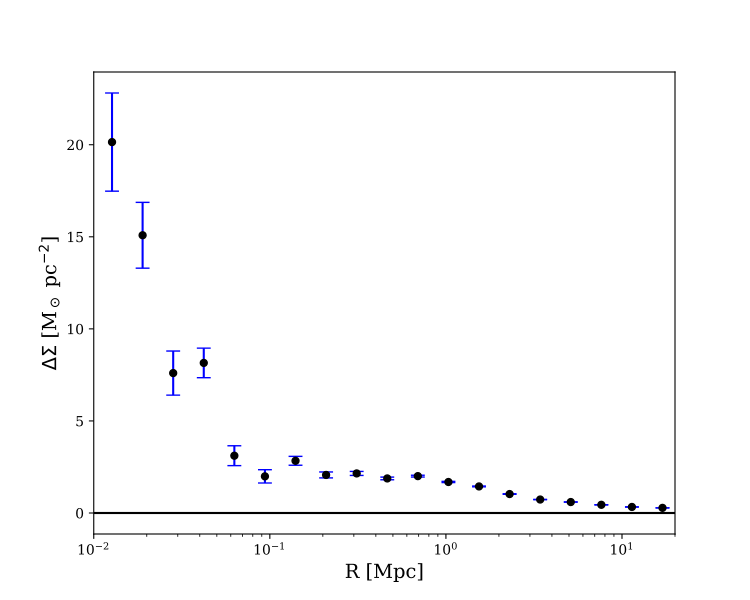

The script that drew this image:
import numpy as np
from astropy import units, constants
from scipy.interpolate import interp1d
from matplotlib import pyplot as plt
import scipy.integrate as integrate
import cosmology
plt.rcParams["font.family"] = "serif"

# H0=70  Omega_M = 0.3, physical units for R and DS
cosmo=cosmology.Cosmo(H0=70, omega_m = 0.3)

#DS profile
file = open("BolPlanck_r_DS_50.txt","r")
matrix=[[float(i) for i in line.split()] for line in file.readlines()]
lines=(np.array(matrix)).T
radius_mpc=lines[0]
DS=lines[1]
err_DS=[]
#Lens redshift
z_lens_min = 0.05
z_lens_max = 0.2
z_lens_mean = (z_lens_min+z_lens_max)/2
#Sources redshift
zs = 0.8
#cosmos = 1.64; HSC = 300
area_survey = 300
#Stellar mass range
Ms_min = 8
Ms_max = 9
#Source density in unit of galaxies/arcmin**2
source_d = 18
shape_noise = 0.28

#Stellar mass function from COSMOS2015
file = open("cosmos2015_dic2017_smf_z01-04_STY0.dat","r")
matrix=[[float(i) for i in line.split()] for line in file.readlines()]
lines=(np.array(matrix)).T
log_m=lines[0]
log_phi=lines[1]
log_phi_inf=lines[2]
log_phi_sup=lines[3]

SMF = interp1d(log_m, log_phi, kind=3)
x_SMF = np.linspace(0,13,10000)
Phi_interp1d = SMF(x_SMF)
SMF_new = interp1d(x_SMF, pow(10,Phi_interp1d), kind=3)

CSQUARE_OVER_4PIG = (constants.c ** 2/(4 * np.pi * constants.G)).to(units.Msun / units.pc).value

def sigma_crit(zl, zs, cosmo, comoving=False):
    """Calculate the distance term in Sigma_crit.
        
        Convert it into pc^1
        
        Parameter
        ---------
        zl : float or numpy array
        Redshift of lens.
        zs : float or numpy array
        Redshift of source.
        cosmos : cosmology.Cosmology object
        Cosmology object from `cosmology` package by Erin Sheldon.
        comoving : boolen, optional
        Flag for using comoving instead of physical unit. Default: False
        
        Return
        ------
        Critical surface density measurements
        
        """
    dist_term = ((1e-6 * cosmo.Da(0, zs) /
                  (cosmo.Da(zl, zs) * cosmo.Da(0, zl))))
        
    if comoving:
        return CSQUARE_OVER_4PIG * dist_term * (1.0 / (1. + zl)) ** 2

    return CSQUARE_OVER_4PIG * dist_term

sigma_crit_1 = 1/sigma_crit((z_lens_min+z_lens_max)/2, zs, cosmo, comoving=False)


def DS_error(z_lens_min, z_lens_max, Ms_min, Ms_max, source_d, shape_noise):
   i=0
   while i < len(DS)-1 :     
        # Bins in arcmin :
        am_1 = radius_mpc[i]/(cosmo.Da(0,z_lens_mean))*10800/np.pi
        am_2 = radius_mpc[i+1]/(cosmo.Da(0,z_lens_mean))*10800/np.pi
        # area
        area = np.pi*((am_2**2)-(am_1**2))
        # Total number of sources in this bin: 
        phiintegral= integrate.quad(lambda x: SMF_new(x), Ms_min, Ms_max)[0]
        #volume = integrate the voume givein zmin zmax and area
        volume = cosmo.V(z_lens_min,z_lens_max) * area_survey/(4*np.pi*(180/np.pi)**2)
        nlens = phiintegral * volume
        n_this_bin = area*source_d*nlens
        # Error on gamma
        err_gamma  = shape_noise/np.sqrt(n_this_bin)
        # Error on Delta Sigma
        err_ds = err_gamma/sigma_crit_1
        err_DS.append(err_ds)
        i=i+1
        #print(err_ds)

DS_error(z_lens_min, z_lens_max, Ms_min, Ms_max, source_d, shape_noise)
err_DS.append(0)
err_DS=np.array(err_DS)

plt.figure(figsize=(7.5,6))
x=np.array([-1000,1000])
y=np.array([0,0])
plt.plot(x,y,'k')
plt.errorbar(radius_mpc, DS,yerr=err_DS,fmt='o',markersize=5, capsize=5,ecolor='b',color='k')
plt.xscale('log')
plt.xlim(0.01,20)
plt.xlabel('R [Mpc]',fontsize=14)
plt.ylabel('$\Delta\Sigma$ [M$_\odot$ pc$^{-2}$]',fontsize=14)
